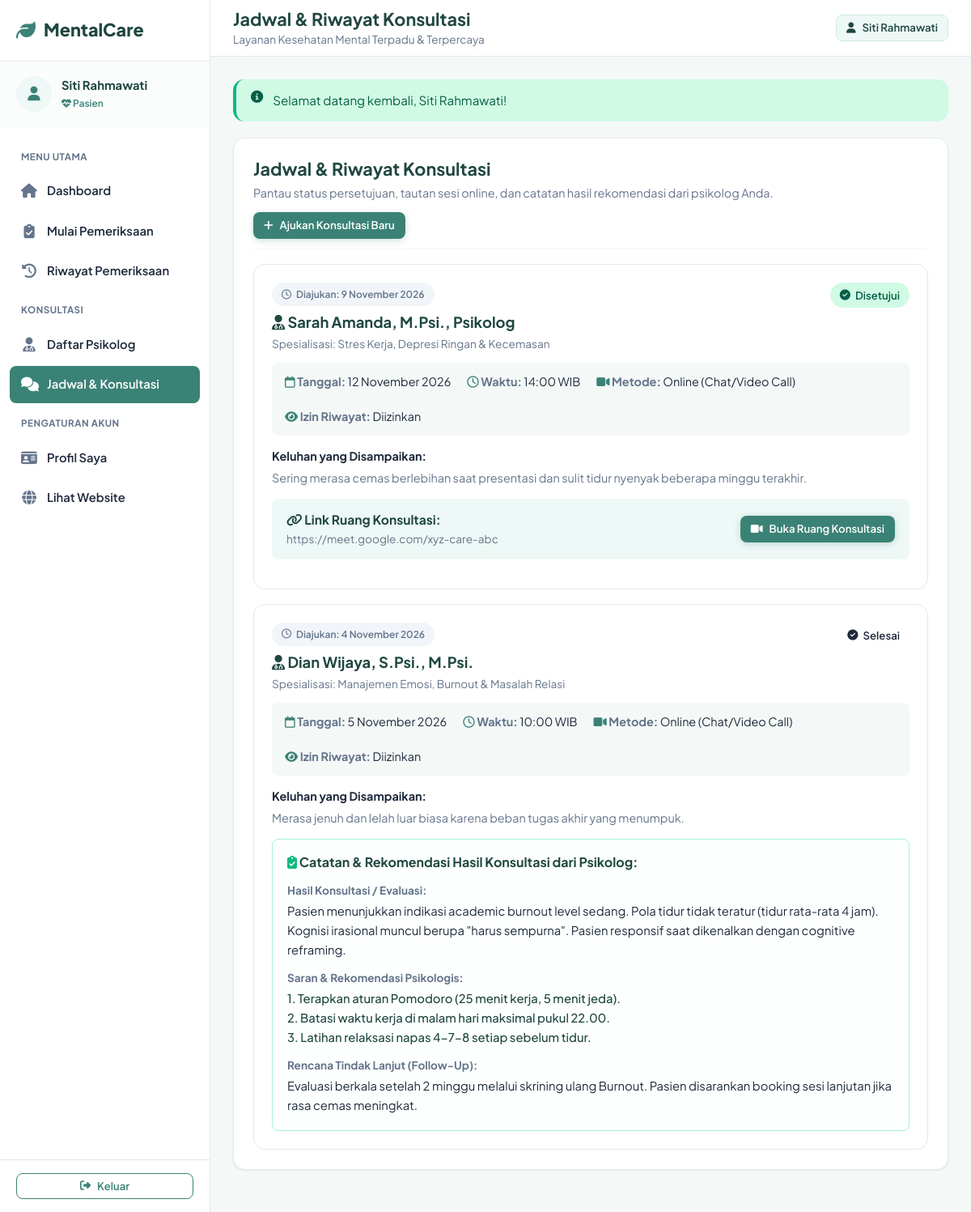
/pasien/konsultasi_riwayat.php (signed in), run on the app's committed database.
### tables this page shows
CREATE TABLE konsultasi (
  id INT AUTO_INCREMENT PRIMARY KEY,
  pasien_id INT NOT NULL,
  psikolog_id INT NOT NULL,
  jadwal_id INT NULL,
  tanggal DATE NOT NULL,
  waktu TIME NOT NULL,
  keluhan TEXT NOT NULL,
  metode ENUM('Online (Chat/Video Call)', 'Tatap Muka') NOT NULL DEFAULT 'Online (Chat/Video Call)',
  link_konsultasi VARCHAR(255) NULL,
  status ENUM('menunggu', 'disetujui', 'berlangsung', 'selesai', 'dibatalkan') NOT NULL DEFAULT 'menunggu',
  izinkan_akses_riwayat TINYINT(1) NOT NULL DEFAULT 1 COMMENT '1 jika psikolog boleh melihat hasil skrining pasien',
  created_at TIMESTAMP DEFAULT CURRENT_TIMESTAMP,
  updated_at TIMESTAMP DEFAULT CURRENT_TIMESTAMP ON UPDATE CURRENT_TIMESTAMP,
  FOREIGN KEY (pasien_id) REFERENCES users(id) ON DELETE CASCADE,
  FOREIGN KEY (psikolog_id) REFERENCES psikolog(id) ON DELETE CASCADE,
  FOREIGN KEY (jadwal_id) REFERENCES jadwal_psikolog(id) ON DELETE SET NULL
);

CREATE TABLE users (
  id INT AUTO_INCREMENT PRIMARY KEY,
  nama VARCHAR(120) NOT NULL,
  identitas_nik VARCHAR(50) NULL COMMENT 'NIK atau NIM pasien/pengguna',
  email VARCHAR(120) NOT NULL UNIQUE,
  password VARCHAR(255) NOT NULL,
  role ENUM('admin', 'psikolog', 'pasien') NOT NULL DEFAULT 'pasien',
  no_hp VARCHAR(30) NULL,
  tanggal_lahir DATE NULL,
  jenis_kelamin ENUM('L', 'P') NULL,
  foto VARCHAR(255) NULL DEFAULT 'default.png',
  status ENUM('aktif', 'nonaktif') NOT NULL DEFAULT 'aktif',
  consent_at DATETIME NULL,
  created_at TIMESTAMP DEFAULT CURRENT_TIMESTAMP,
  updated_at TIMESTAMP DEFAULT CURRENT_TIMESTAMP ON UPDATE CURRENT_TIMESTAMP
);

CREATE TABLE psikolog (
  id INT AUTO_INCREMENT PRIMARY KEY,
  user_id INT NOT NULL UNIQUE,
  nomor_izin VARCHAR(100) NULL COMMENT 'Nomor SIPP / STR Psikolog',
  spesialisasi VARCHAR(180) NOT NULL,
  pendidikan VARCHAR(200) NOT NULL,
  pengalaman VARCHAR(50) NOT NULL DEFAULT '3+ Tahun',
  deskripsi TEXT NULL,
  status_verifikasi ENUM('menunggu', 'terverifikasi', 'ditolak') NOT NULL DEFAULT 'terverifikasi',
  created_at TIMESTAMP DEFAULT CURRENT_TIMESTAMP,
  FOREIGN KEY (user_id) REFERENCES users(id) ON DELETE CASCADE
);

CREATE TABLE catatan_konsultasi (
  id INT AUTO_INCREMENT PRIMARY KEY,
  konsultasi_id INT NOT NULL UNIQUE,
  keluhan TEXT NULL,
  hasil_konsultasi TEXT NOT NULL,
  rekomendasi TEXT NOT NULL,
  tindak_lanjut TEXT NOT NULL,
  created_at TIMESTAMP DEFAULT CURRENT_TIMESTAMP,
  updated_at TIMESTAMP DEFAULT CURRENT_TIMESTAMP ON UPDATE CURRENT_TIMESTAMP,
  FOREIGN KEY (konsultasi_id) REFERENCES konsultasi(id) ON DELETE CASCADE
);

### pasien/konsultasi_riwayat.php (the view, shortened to what this page needs)
<?php
require_once __DIR__ . '/../config/config.php';
$u = require_login(['pasien']);
$stmt = db()->prepare('
    SELECT c.*, u.nama as nama_psikolog, p.spesialisasi, p.nomor_izin,
           ck.hasil_konsultasi, ck.rekomendasi as rekomendasi_psikolog, ck.tindak_lanjut
    FROM konsultasi c
    JOIN psikolog p ON p.id = c.psikolog_id
    JOIN users u ON u.id = p.user_id
    LEFT JOIN catatan_konsultasi ck ON ck.konsultasi_id = c.id
    WHERE c.pasien_id = ?
    ORDER BY c.tanggal DESC, c.waktu DESC
');
$stmt->execute([$u['id']]);
$consultations = $stmt->fetchAll();
require __DIR__ . '/../includes/sidebar_pasien.php';
?>
<div class="card">
  <div class="card-header" style="flex-wrap: wrap; gap: 12px;">
    <div>
      <h2 style="font-size: 1.35rem; margin: 0;">Jadwal & Riwayat Konsultasi</h2>
      <p class="muted" style="margin-top: 4px; font-size: 0.9rem;">
        Pantau status persetujuan, tautan sesi online, dan catatan hasil rekomendasi dari psikolog Anda.
      </p>
    </div>
    <a href="<?= url('pasien/psikolog.php') ?>" class="btn btn-primary btn-sm">
      <i class="fa-solid fa-plus"></i> Ajukan Konsultasi Baru
    </a>
  </div>
  <?php if (!empty($consultations)): ?>
    <div style="display: flex; flex-direction: column; gap: 18px;">
      <?php foreach ($consultations as $c): ?>
        <div style="border: 1px solid var(--border-color); border-radius: var(--radius-md); padding: 22px; background: #fff;">
          <div style="display: flex; justify-content: space-between; align-items: flex-start; flex-wrap: wrap; gap: 10px; margin-bottom: 12px;">
            <div>
              <span class="badge badge-secondary" style="font-size: 0.75rem; margin-bottom: 4px;">
                <i class="fa-regular fa-clock"></i> Diajukan: <?= format_tanggal($c['created_at']) ?>
              </span>
              <h3 style="font-size: 1.15rem; color: var(--primary-dark); margin: 4px 0;">
                <i class="fa-solid fa-user-doctor text-secondary"></i> <?= e($c['nama_psikolog']) ?>
              </h3>
              <p class="muted" style="font-size: 0.85rem; margin: 0;">
                Spesialisasi: <?= e($c['spesialisasi']) ?>
              </p>
            </div>
            <div>
              <?= badge_status($c['status']) ?>
            </div>
          </div>
          <div style="display: flex; gap: 20px; font-size: 0.9rem; margin-bottom: 14px; flex-wrap: wrap; background: var(--bg-body); padding: 12px 16px; border-radius: var(--radius-sm);">
            <div>
              <strong class="muted"><i class="fa-regular fa-calendar text-primary"></i> Tanggal:</strong> <?= format_tanggal($c['tanggal']) ?>
            </div>
            <div>
              <strong class="muted"><i class="fa-regular fa-clock text-primary"></i> Waktu:</strong> <?= substr($c['waktu'], 0, 5) ?> WIB
            </div>
            <div>
              <strong class="muted"><i class="fa-solid fa-video text-primary"></i> Metode:</strong> <?= e($c['metode']) ?>
            </div>
            <div>
              <strong class="muted"><i class="fa-solid fa-eye text-primary"></i> Izin Riwayat:</strong> <?= $c['izinkan_akses_riwayat'] ? 'Diizinkan' : 'Tertutup' ?>
            </div>
          </div>
          <div style="font-size: 0.9rem; margin-bottom: 14px;">
            <strong>Keluhan yang Disampaikan:</strong>
            <p class="muted" style="margin-top: 4px;"><?= nl2br(e($c['keluhan'])) ?></p>
          </div>
          <?php if (in_array($c['status'], ['disetujui', 'berlangsung']) && !empty($c['link_konsultasi'])): ?>
            <div style="background: var(--primary-light); padding: 14px 18px; border-radius: var(--radius-sm); margin-bottom: 14px; display: flex; align-items: center; justify-content: space-between; flex-wrap: wrap; gap: 10px;">
              <div>
                <strong style="color: var(--primary-dark);"><i class="fa-solid fa-link"></i> Link Ruang Konsultasi:</strong>
                <div style="font-size: 0.85rem; color: var(--text-muted);"><?= e($c['link_konsultasi']) ?></div>
              </div>
              <a href="<?= e($c['link_konsultasi']) ?>" target="_blank" class="btn btn-primary btn-sm">
                <i class="fa-solid fa-video"></i> Buka Ruang Konsultasi
              </a>
            </div>
          <?php endif; ?>
          <?php if ($c['status'] === 'selesai' && !empty($c['hasil_konsultasi'])): ?>
            <div style="background: #fcfffd; border: 1.5px solid #a7f3d0; border-radius: var(--radius-sm); padding: 18px; margin-top: 14px;">
              <h4 style="color: var(--primary-dark); margin-bottom: 12px; font-size: 1rem;">
                <i class="fa-solid fa-clipboard-check text-success"></i> Catatan & Rekomendasi Hasil Konsultasi dari Psikolog:
              </h4>
              <div style="margin-bottom: 10px;">
                <strong style="font-size: 0.85rem; color: var(--text-muted);">Hasil Konsultasi / Evaluasi:</strong>
                <p style="font-size: 0.925rem; margin-top: 2px;"><?= nl2br(e($c['hasil_konsultasi'])) ?></p>
              </div>
              <div style="margin-bottom: 10px;">
                <strong style="font-size: 0.85rem; color: var(--text-muted);">Saran & Rekomendasi Psikologis:</strong>
                <p style="font-size: 0.925rem; margin-top: 2px; color: var(--primary-dark); font-weight: 500;"><?= nl2br(e($c['rekomendasi_psikolog'])) ?></p>
              </div>
              <?php if (!empty($c['tindak_lanjut'])): ?>
                <div>
                  <strong style="font-size: 0.85rem; color: var(--text-muted);">Rencana Tindak Lanjut (Follow-Up):</strong>
                  <p style="font-size: 0.925rem; margin-top: 2px;"><?= nl2br(e($c['tindak_lanjut'])) ?></p>
                </div>
              <?php endif; ?>
            </div>
          <?php endif; ?>
        </div>
      <?php endforeach; ?>
    </div>
  <?php endif; ?>
</div>
<?php require __DIR__ . '/../includes/dashboard_footer.php'; ?>

### config/config.php (shortened to what this page needs)
<?php
function db(): PDO {
    static $pdo = null;
    if ($pdo === null) {
        $dsn = 'mysql:host=' . DB_HOST . ';dbname=' . DB_NAME . ';charset=utf8mb4';
        $options = [
            PDO::ATTR_ERRMODE => PDO::ERRMODE_EXCEPTION,
            PDO::ATTR_DEFAULT_FETCH_MODE => PDO::FETCH_ASSOC,
            PDO::ATTR_EMULATE_PREPARES => false,
            PDO::MYSQL_ATTR_INIT_COMMAND => "SET NAMES utf8mb4 COLLATE utf8mb4_unicode_ci"
        ];
        $pdo = new PDO($dsn, DB_USER, DB_PASS, $options);
    }
    return $pdo;
}
function e($str): string {
    return htmlspecialchars((string)($str ?? ''), ENT_QUOTES, 'UTF-8');
}
function url(string $path = ''): string {
    $cleanPath = ltrim($path, '/');
    return BASE_URL . ($cleanPath ? '/' . $cleanPath : '');
}
function format_tanggal(?string $date, bool $includeTime = false): string {
    $timestamp = strtotime($date);
    $bulan = [
        1 => 'Januari', 'Februari', 'Maret', 'April', 'Mei', 'Juni',
        'Juli', 'Agustus', 'September', 'Oktober', 'November', 'Desember'
    ];
    $d = date('j', $timestamp);
    $m = $bulan[(int)date('n', $timestamp)];
    $y = date('Y', $timestamp);
    $formatted = "$d $m $y";
    return $formatted;
}
function badge_status(string $status): string {
    $status = strtolower($status);
    $map = [
        'menunggu' => ['label' => 'Menunggu Konfirmasi', 'class' => 'badge-warning', 'icon' => 'fa-clock'],
        'disetujui' => ['label' => 'Disetujui', 'class' => 'badge-success', 'icon' => 'fa-check-circle'],
        'berlangsung' => ['label' => 'Sedang Berlangsung', 'class' => 'badge-info', 'icon' => 'fa-video'],
        'selesai' => ['label' => 'Selesai', 'class' => 'badge-primary', 'icon' => 'fa-circle-check'],
        'dibatalkan' => ['label' => 'Dibatalkan', 'class' => 'badge-danger', 'icon' => 'fa-times-circle'],
        'aktif' => ['label' => 'Aktif', 'class' => 'badge-success', 'icon' => 'fa-check'],
        'nonaktif' => ['label' => 'Nonaktif', 'class' => 'badge-secondary', 'icon' => 'fa-ban'],
        'terverifikasi' => ['label' => 'Terverifikasi', 'class' => 'badge-success', 'icon' => 'fa-certificate'],
    ];
    $conf = $map[$status] ?? ['label' => ucfirst($status), 'class' => 'badge-secondary', 'icon' => 'fa-info-circle'];
    return '<span class="badge ' . $conf['class'] . '"><i class="fa-solid ' . $conf['icon'] . '"></i> ' . e($conf['label']) . '</span>';
}

### assets/css/style.css (style rules this page uses)
:root { --primary: #3b8276; --primary-hover: #2f695f; --primary-light: #eef8f6; --primary-dark: #1f4740; --secondary: #0284c7; --secondary-light: #e0f2fe; --accent: #14b8a6; --success: #10b981; --success-bg: #d1fae5; --success-text: #065f46; --info: #0ea5e9; --info-bg: #e0f2fe; --info-text: #0369a1; --warning: #f59e0b; --warning-bg: #fef3c7; --warning-text: #92400e; --danger: #ef4444; --danger-bg: #fee2e2; --danger-text: #991b1b; --bg-body: #f4f8f7; --bg-card: #ffffff; --text-main: #1e293b; --text-muted: #64748b; --border-color: #e2e8f0; --border-light: #f1f5f9; --sidebar-width: 260px; --navbar-height: 70px; --radius-sm: 8px; --radius-md: 14px; --radius-lg: 20px; --radius-full: 9999px; --shadow-sm: 0 1px 3px rgba(0,0,0,0.04), 0 1px 2px rgba(0,0,0,0.03); --shadow-md: 0 4px 6px -1px rgba(0,0,0,0.06), 0 2px 4px -2px rgba(0,0,0,0.04); --shadow-lg: 0 10px 15px -3px rgba(0,0,0,0.07), 0 4px 6px -4px rgba(0,0,0,0.04); --transition: all 0.25s cubic-bezier(0.4, 0, 0.2, 1); }
* { box-sizing: border-box; margin: 0; padding: 0; }
body { font-family: 'Plus Jakarta Sans', system-ui, -apple-system, sans-serif; background-color: var(--bg-body); color: var(--text-main); line-height: 1.6; font-size: 0.975rem; -webkit-font-smoothing: antialiased; }
a { color: var(--primary); text-decoration: none; transition: var(--transition); }
h1, h2, h3, h4, h5, h6 { color: var(--primary-dark); font-weight: 700; line-height: 1.3; }
h2 { font-size: 1.75rem; }
h3 { font-size: 1.35rem; }
h4 { font-size: 1.15rem; }
p { margin-bottom: 0.85rem; }
p:last-child { margin-bottom: 0; }
.muted { color: var(--text-muted); }
.text-success { color: var(--success); }
.text-primary { color: var(--primary); }
.btn { display: inline-flex; align-items: center; justify-content: center; gap: 8px; padding: 10px 20px; font-size: 0.95rem; font-weight: 600; border-radius: var(--radius-md); border: 1px solid transparent; cursor: pointer; text-decoration: none; transition: var(--transition); line-height: 1.4; white-space: nowrap; }
.btn-primary { background-color: var(--primary); color: #ffffff !important; box-shadow: 0 2px 8px rgba(59, 130, 118, 0.25); }
.btn-sm { padding: 6px 12px; font-size: 0.825rem; border-radius: var(--radius-sm); }
.badge { display: inline-flex; align-items: center; gap: 6px; padding: 5px 12px; font-size: 0.825rem; font-weight: 600; border-radius: var(--radius-full); }
.badge-success { background-color: var(--success-bg); color: var(--success-text); }
.badge-secondary { background-color: #f1f5f9; color: var(--text-muted); }
.card { background: var(--bg-card); border-radius: var(--radius-md); padding: 24px; box-shadow: var(--shadow-sm); border: 1px solid var(--border-color); margin-bottom: 24px; transition: var(--transition); }
.card-header { display: flex; align-items: center; justify-content: space-between; margin-bottom: 18px; padding-bottom: 12px; border-bottom: 1px solid var(--border-light); }
.card-header h3, .card-header h2 { margin: 0; }

### data on the page
konsultasi: created_at "9 November 2026", users.nama "Sarah Amanda, M.Psi., Psikolog", psikolog.spesialisasi "Stres Kerja, Depresi Ringan & Kecemasan", status "Disetujui", tanggal "12 November 2026", waktu "14:00", metode "Online (Chat/Video Call)", izinkan_akses_riwayat "Diizinkan", keluhan "Sering merasa cemas berlebihan saat presentasi dan sulit tidur nyenyak beberapa minggu terakhir.", link_konsultasi "https://meet.google.com/xyz-care-abc"
konsultasi: created_at "4 November 2026", users.nama "Dian Wijaya, S.Psi., M.Psi.", psikolog.spesialisasi "Manajemen Emosi, Burnout & Masalah Relasi", status "Selesai", tanggal "5 November 2026", waktu "10:00", metode "Online (Chat/Video Call)", izinkan_akses_riwayat "Diizinkan", keluhan "Merasa jenuh dan lelah luar biasa karena beban tugas akhir yang menumpuk.", catatan_konsultasi.hasil_konsultasi "Pasien menunjukkan indikasi academic burnout level sedang. Pola tidur tidak teratur (tidur rata-rata 4 jam). Kognisi irasional muncul berupa \"harus sempurna\". Pasien responsif saat dikenalkan dengan cognitive reframing.", catatan_konsultasi.rekomendasi "1. Terapkan aturan Pomodoro (25 menit kerja, 5 menit jeda). 2. Batasi waktu kerja di malam hari maksimal pukul 22.00. 3. Latihan relaksasi napas 4-7-8 setiap sebelum tidur.", catatan_konsultasi.tindak_lanjut "Evaluasi berkala setelah 2 minggu melalui skrining ulang Burnout. Pasien disarankan booking sesi lanjutan jika rasa cemas meningkat."

### other printed values
APP_NAME "MentalCare"
$u['nama'] "Siti Rahmawati"
$pageTitle "Jadwal & Riwayat Konsultasi"
APP_TAGLINE "Layanan Kesehatan Mental Terpadu & Terpercaya"
$flash['message'] "Selamat datang kembali, Siti Rahmawati!"
